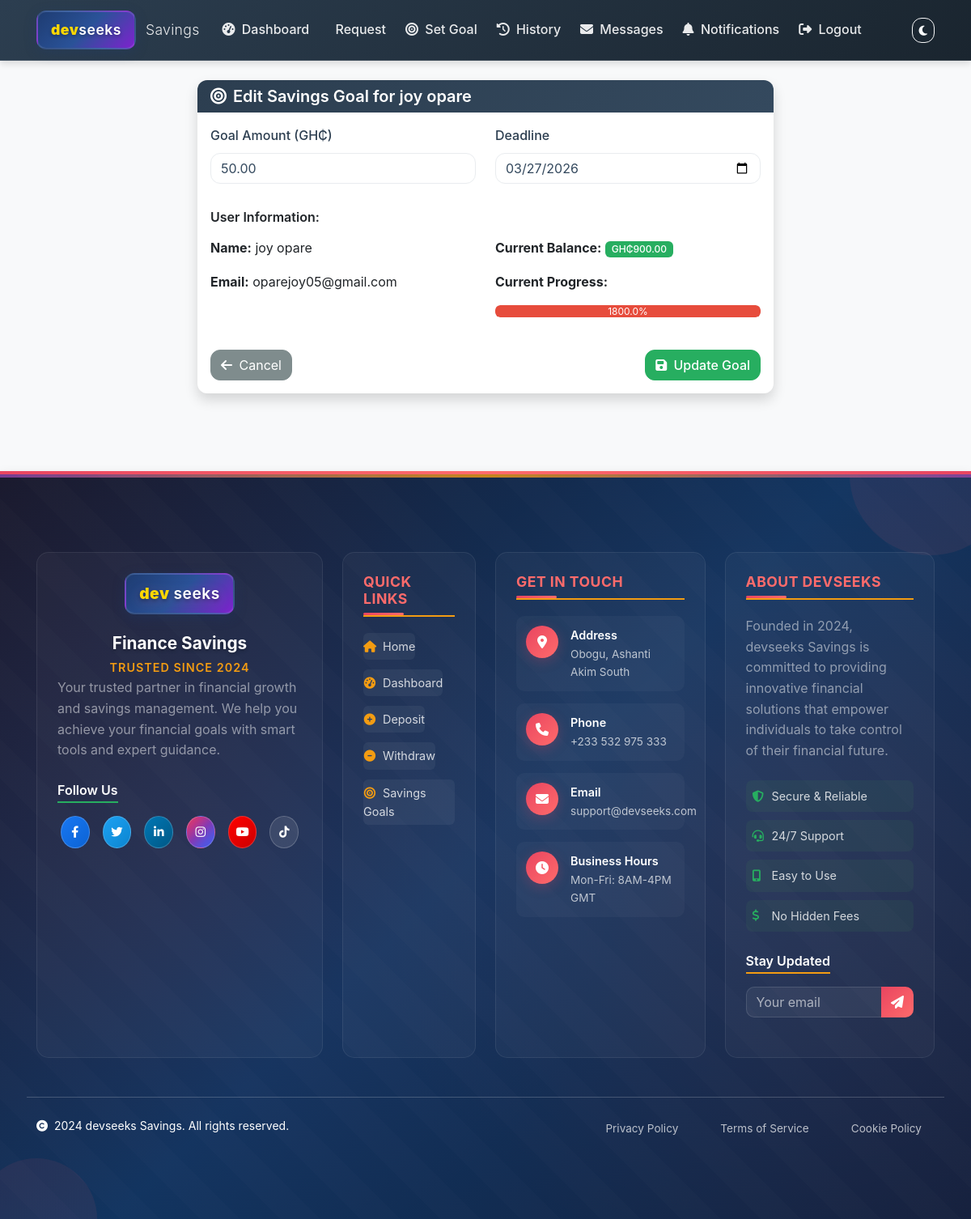
/accounts/edit-goal/3/ (signed in), run on the app's committed database.
### accounts/models.py (models this page shows, shortened)
class SavingsGoal(models.Model):
    user = models.ForeignKey(User, on_delete=models.CASCADE)
    goal_amount = models.DecimalField(max_digits=10, decimal_places=2)
    deadline = models.DateField()
    created_at = models.DateTimeField(auto_now_add=True)
    updated_at = models.DateTimeField(auto_now=True)
    is_completed = models.BooleanField(default=False)
    withdrawal_request_created = models.BooleanField(default=False)  # Track if withdrawal request was created
    @property
    def progress_percentage(self):
        current_balance = self.user.userprofile.balance
        return (current_balance / self.goal_amount) * 100 if self.goal_amount > 0 else 0
    class Meta:
        ordering = ['-created_at']

class UserProfile(models.Model):
    GENDER_CHOICES = [
        ('M', 'Male'),
        ('F', 'Female'),
        ('O', 'Other'),
    ]
    user = models.OneToOneField(User, on_delete=models.CASCADE)
    phone_number = models.CharField(
        max_length=20,
        validators=[RegexValidator(regex=r'^\+?1?\d{9,15}$', message="Phone number must be entered in the format: '+999999999'. Up to 15 digits allowed.")],
        blank=True,
        null=True,
        help_text="Enter your phone number with country code"
    )
    date_of_birth = models.DateField(null=True, blank=True, help_text="Format: YYYY-MM-DD")
    gender = models.CharField(max_length=1, choices=GENDER_CHOICES, blank=True)
    address = models.TextField(max_length=500, blank=True, help_text="Street address")
    city_or_town = models.CharField(max_length=100, blank=True, help_text="City or town name")
    id_card_number = models.CharField(
        max_length=50,
        unique=True,
        blank=True,
        null=True,
        help_text="National ID or passport number"
    )
    profile_picture = models.ImageField(
        upload_to='profile_pics/',
        blank=True,
        null=True,
        help_text="Upload your profile picture"
    )
    balance = models.DecimalField(max_digits=10, decimal_places=2, default=0.00)
    created_at = models.DateTimeField(auto_now_add=True)
    updated_at = models.DateTimeField(auto_now=True)

### accounts/views.py (the view)
# urls.py: path('edit-goal/<int:goal_id>/', views.edit_goal, name='edit_goal'),
@login_required
def edit_goal(request, goal_id):
    if not request.user.is_staff:
        return render(request, 'accounts/access_denied.html')
    goal = get_object_or_404(SavingsGoal, id=goal_id)
    if request.method == 'POST':
        form = SavingsGoalForm(request.POST, instance=goal)
        if form.is_valid():
            form.save()
            messages.success(request, f'Savings goal has been updated for {goal.user.get_full_name() or goal.user.username}.')
            return redirect('goal_management')
    else:
        form = SavingsGoalForm(instance=goal)
    context = {
        'form': form,
        'user': goal.user,
        'goal': goal,
        'title': 'Edit Savings Goal'
    }
    return render(request, 'accounts/goal_form.html', context)

### accounts/forms.py
class SavingsGoalForm(forms.ModelForm):
    class Meta:
        model = SavingsGoal
        fields = ['goal_amount', 'deadline']
        widgets = {
            'goal_amount': forms.NumberInput(attrs={'class': 'form-control', 'step': '0.01'}),
            'deadline': forms.DateInput(attrs={'class': 'form-control', 'type': 'date'}),
        }

### templates/accounts/goal_form.html (shortened to what this page needs)
{% extends 'base.html' %}
{% load django_bootstrap5 %}
{% block content %}
<div class="container mt-4">
    <div class="row justify-content-center">
        <div class="col-md-8">
            <div class="card shadow">
                <div class="card-header bg-primary text-white">
                    <h5 class="mb-0">
                        <i class="fas fa-bullseye me-2"></i>{{ title }} for {{ user.get_full_name|default:user.username }}
                    </h5>
                </div>
                <div class="card-body">
                    <form method="post">
                        <div class="row">
                            <div class="col-md-6">
                                <div class="mb-3">
                                    <label for="{{ form.goal_amount.id_for_label }}" class="form-label">Goal Amount (GH₵)</label>
                                    {{ form.goal_amount }}
                                </div>
                            </div>
                            <div class="col-md-6">
                                <div class="mb-3">
                                    <label for="{{ form.deadline.id_for_label }}" class="form-label">Deadline</label>
                                    {{ form.deadline }}
                                </div>
                            </div>
                        </div>
                        <div class="mt-3">
                            <h6>User Information:</h6>
                            <div class="row">
                                <div class="col-md-6">
                                    <p><strong>Name:</strong> {{ user.get_full_name|default:user.username }}</p>
                                    <p><strong>Email:</strong> {{ user.email }}</p>
                                </div>
                                <div class="col-md-6">
                                    <p><strong>Current Balance:</strong> <span class="badge bg-success">GH₵{{ user.userprofile.balance|floatformat:2 }}</span></p>
                                    {% if goal %}
                                        <p><strong>Current Progress:</strong>
                                            <div class="progress mt-1" style="height: 15px;">
                                                <div class="progress-bar {% if goal.progress_percentage >= 100 %}bg-success{% elif goal.progress_percentage >= 50 %}bg-warning{% else %}bg-danger{% endif %}"
                                                     role="progressbar"
                                                     style="width: {{ goal.progress_percentage }}%">
                                                    {{ goal.progress_percentage|floatformat:1 }}%
                                                </div>
                                            </div>
                                        </p>
                                    {% endif %}
                                </div>
                            </div>
                        </div>
                        <div class="d-flex justify-content-between mt-4">
                            <a href="{% url 'goal_management' %}" class="btn btn-secondary">
                                <i class="fas fa-arrow-left me-1"></i> Cancel
                            </a>
                            <button type="submit" class="btn btn-primary">
                                <i class="fas fa-save me-1"></i> {% if goal %}Update Goal{% else %}Create Goal{% endif %}
                            </button>
                        </div>
                    </form>
                </div>
            </div>
        </div>
    </div>
</div>
{% endblock %}

### static/css/colors.css (style rules this page uses)
:root { --primary-base: #f8f9fa; --primary-light: #ffffff; --primary-muted: #e9ecef; --secondary-dark: #2c3e50; --secondary-medium: #34495e; --secondary-light: #7f8c8d; --accent-primary: #27ae60; --accent-secondary: #f39c12; --accent-tertiary: #8e44ad; --success: #27ae60; --warning: #f39c12; --danger: #e74c3c; --info: #3498db; --gradient-primary: linear-gradient(135deg, var(--secondary-dark), var(--secondary-medium)); --gradient-accent: linear-gradient(135deg, var(--accent-primary), var(--accent-secondary)); --gradient-header: linear-gradient(135deg, var(--secondary-dark), #1a252f); --shadow-sm: 0 2px 4px rgba(0,0,0,0.08); --shadow-md: 0 4px 8px rgba(0,0,0,0.12); --shadow-lg: 0 8px 16px rgba(0,0,0,0.16); --border-radius-sm: 0.375rem; --border-radius-md: 0.5rem; --border-radius-lg: 0.75rem; --spacing-xs: 0.25rem; --spacing-sm: 0.5rem; --spacing-md: 1rem; --spacing-lg: 1.5rem; --spacing-xl: 3rem; --breakpoint-xs: 0; --breakpoint-sm: 576px; --breakpoint-md: 768px; --breakpoint-lg: 992px; --breakpoint-xl: 1200px; --breakpoint-xxl: 1400px; }
body { background-color: var(--primary-base); color: var(--secondary-medium); font-family: -apple-system, BlinkMacSystemFont, 'Segoe UI', Roboto, 'Helvetica Neue', Arial, sans-serif; line-height: 1.6; margin: 0; padding: 0; overflow-x: hidden; }
.container { max-width: 100%; padding: 0 15px; margin: 0 auto; }
@media (min-width: 576px) { .container { max-width: 540px; } }
@media (min-width: 768px) { .container { max-width: 720px; } }
@media (min-width: 992px) { .container { max-width: 960px; } }
@media (min-width: 1200px) { .container { max-width: 1140px; } }
h1, h2, h3, h4, h5, h6 { font-weight: 600; line-height: 1.2; margin-bottom: 1rem; }
h5 { font-size: 1.25rem; }
h6 { font-size: 1rem; }
.card { background-color: var(--primary-light); border: none; border-radius: var(--border-radius-lg); box-shadow: var(--shadow-md); transition: all 0.3s ease; }
.card-header { background: var(--gradient-primary); color: var(--primary-light); border-bottom: none; border-radius: var(--border-radius-lg) var(--border-radius-lg) 0 0 !important; font-weight: 600; }
.btn-primary { background: var(--accent-primary); border-color: var(--accent-primary); color: var(--primary-light); font-weight: 500; border-radius: var(--border-radius-md); transition: all 0.3s ease; }
.btn-secondary { background: var(--secondary-light); border-color: var(--secondary-light); color: var(--primary-light); }
.form-control { background-color: var(--primary-light); border-color: var(--primary-muted); color: var(--secondary-medium); border-radius: var(--border-radius-md); transition: all 0.3s ease; }
.form-label { color: var(--secondary-dark); font-weight: 500; }
.badge { border-radius: var(--border-radius-sm); font-weight: 500; }
.badge.bg-success { background-color: var(--accent-primary) !important; }
.progress { background-color: var(--primary-muted); border-radius: var(--border-radius-sm); }
.progress-bar { border-radius: var(--border-radius-sm); }
.progress-bar.bg-success { background-color: var(--accent-primary) !important; }
.progress-bar.bg-danger { background-color: var(--danger) !important; }
.bg-primary { background-color: var(--accent-primary) !important; }
.bg-success { background-color: var(--accent-primary) !important; }
.bg-danger { background-color: var(--danger) !important; }

### static/css/custom.css (style rules this page uses)
.card { position: relative; z-index: 1 !important; }
.card, .btn, .table, .alert, .progress, .balance-display { position: relative; z-index: 1 !important; }
.card { z-index: 1 !important; }
.btn, .table, .alert, .progress, .balance-display { z-index: 1 !important; }
main, .card, .btn, .table, .alert, .progress, .balance-display { z-index: 1 !important; position: relative !important; }
.progress-bar { transition: width 0.6s ease; }
.card { transition: transform 0.2s ease, box-shadow 0.2s ease; }
.btn { transition: all 0.2s ease; }
html, body { height: 100%; }
body { text-rendering: optimizeLegibility; -webkit-font-smoothing: antialiased; -moz-osx-font-smoothing: grayscale; }
.form-control, .form-select { border-radius: 12px; }
.btn { border-radius: 12px; }

### static/css/dropdown-fix.css (style rules this page uses)
main, .card, .btn, .table, .alert, .progress, .balance-display, .jumbotron { position: relative; z-index: 1; }

### templates/base.html (style rules this page uses)
.progress { height: 25px; }

### data on the page
SavingsGoal: goal_amount "50.00", deadline "03/27/2026", progress_percentage "1800.0"

### other printed values
{{ title }} "Edit Savings Goal"
{{ user.get_full_name|default:user.username }} "joy opare"
{{ user.email }} "oparejoy05@gmail.com"
{{ user.userprofile.balance|floatformat:2 }} "900.00"
